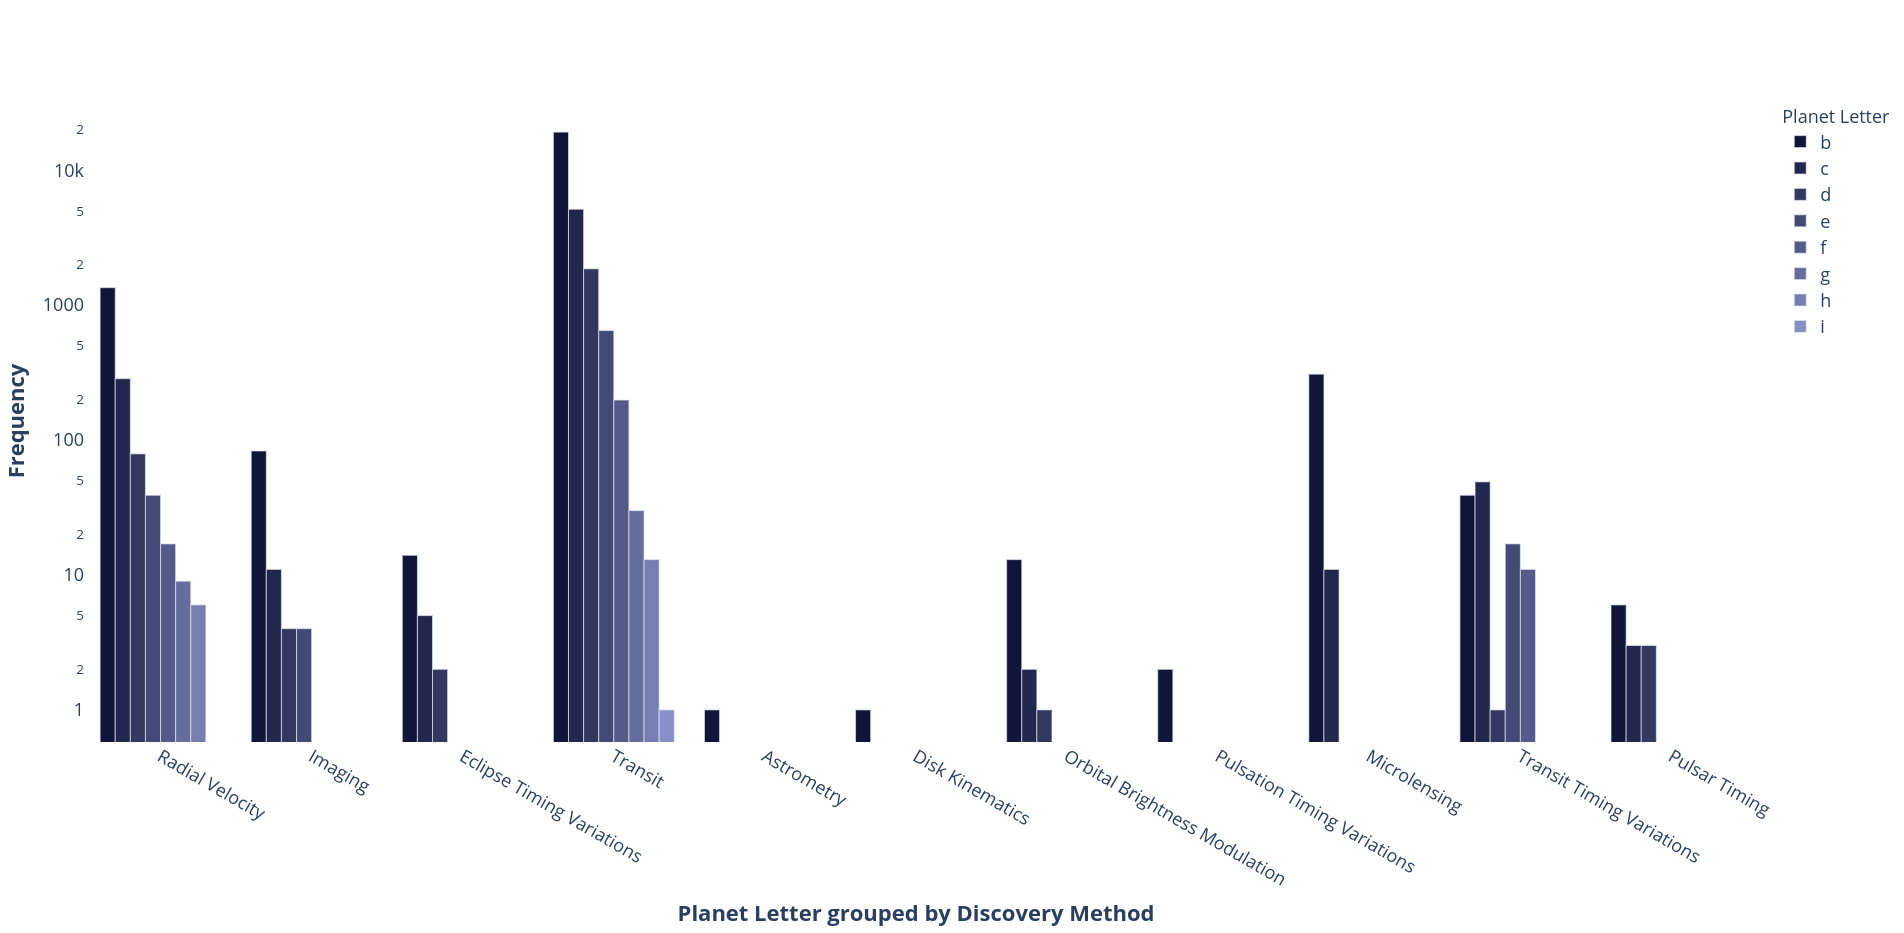

The Python source for this figure:

# Paths:
path_data = "data/"
path_plot = "Plot_types/Barplot/"

# Packages:
import numpy as np
import pandas as pd
import matplotlib.pyplot as plt
from matplotlib.colors import LinearSegmentedColormap, to_hex
from matplotlib.colorbar import ColorbarBase
import matplotlib.gridspec as gridspec
import plotly.express as px
import plotly.graph_objects as go
import re

# Display options:
pd.set_option("display.width", 1200)
pd.set_option("display.max_columns", 300)
pd.set_option("display.max_rows", 300)

# Dataset:
df = pd.read_csv(path_data + "nasa_exoplanets.csv")
df_varnames = pd.read_csv(path_data + "nasa_exoplanets_var_names.csv")

# Variables:
cat_var1 = "pl_letter"
cat_var2 = "discoverymethod"
cat_var_name1 = df_varnames.loc[(df_varnames["var"] == cat_var1), ["var_name"]].values[0][0]
cat_var_name2 = df_varnames.loc[(df_varnames["var"] == cat_var2), ["var_name"]].values[0][0]
cat_vars_name = cat_var_name1 + " grouped by " + cat_var_name2
variables = [cat_var1, cat_var2]

# Deal with NAN:
df[variables] = df[variables].fillna("NA")

# Frequencies within each level of the first variable:
levels_var1 = df[cat_var1].unique().tolist()
levels_var2 = df[cat_var2].unique().tolist()
df_plot = pd.DataFrame({cat_var2: levels_var2})
for lvl_var1 in levels_var1:
    var2invar1 = df.loc[df[cat_var1] == lvl_var1][cat_var2].tolist()
    var2invar1_counts = [var2invar1.count(i) if var2invar1.count(i) > 0 else np.nan for i in levels_var2]
    lvl_var1_name = re.sub(pattern = r"[ \-()#/@;:<>{}=~|.?,\\]", 
                           repl = "_", 
                           string = lvl_var1)
    df_plot = pd.concat(
        [
            df_plot,
            pd.DataFrame({lvl_var1_name: var2invar1_counts},
                         dtype = "int")
        ],
        axis = 1)
df_plot = df_plot.fillna(0)

# Plot:
n_groups = df_plot.shape[1] - 1
cmap = LinearSegmentedColormap.from_list("my_palette", ["#111539", "#97A1D9"])
my_palette = [to_hex(j) for j in  [cmap(i/n_groups) for i in np.array(range(n_groups))]]
bars = []
for i in range(n_groups):
    bars += [
        go.Bar(
            name = df_plot.columns[i + 1],
            x = df_plot[cat_var2],
            y = df_plot[df_plot.columns[i + 1]],
            marker = dict(color = my_palette[i]),
            offsetgroup = i
        )
    ]
fig = go.Figure(data = bars)
fig.update_yaxes(type = "log")
fig.update_layout(
    xaxis_title = "<b>" + cat_vars_name + "</b>" ,
    yaxis_title = "<b>Frequency</b>",
    legend_title = cat_var_name1,
    font = dict(size = 18),
    showlegend = True,
    plot_bgcolor = "white",
    hoverlabel = dict(
        font_size = 18,
        font_family = "Rockwell"
    )
)
fig.show()
